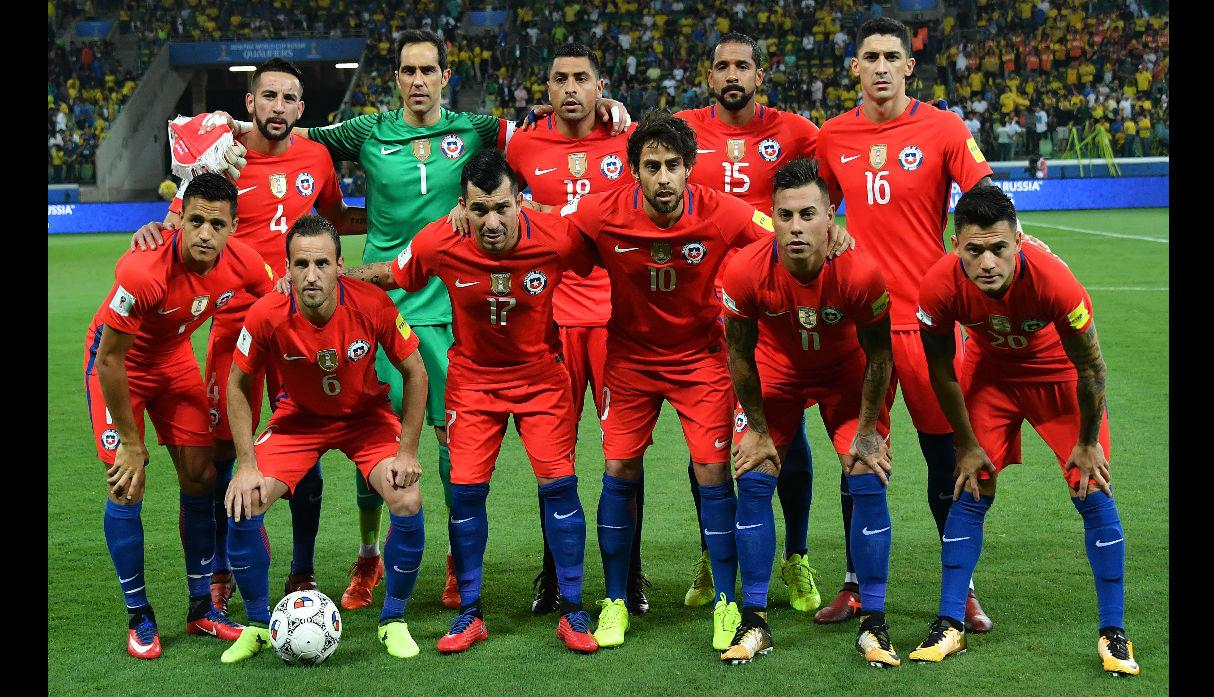
#> input picture 1. deteccionrostros/seleccion_chilena.jpeg, 1214 x 697 px
$ python detectorRostroPorFoto.py
#> lines starting #> are read from the running program, lines starting #| are printed output that depends on the picture; after the words box and inside, x2 and y2 are one past the last pixel; in counts of white or black regions, pixels touching at a corner belong together
import cv2
import numpy as np

clasificador = 'haarcascade_frontalface_default.xml'
imagen = 'seleccion_chilena.jpeg'

faceClassif = cv2.CascadeClassifier(clasificador)

image = cv2.imread(imagen)
#> image is the input picture: shape (697, 1214, 3); mean B, G, R 50.7, 71.6, 90.4
gray = cv2.cvtColor(image, cv2.COLOR_BGR2GRAY)
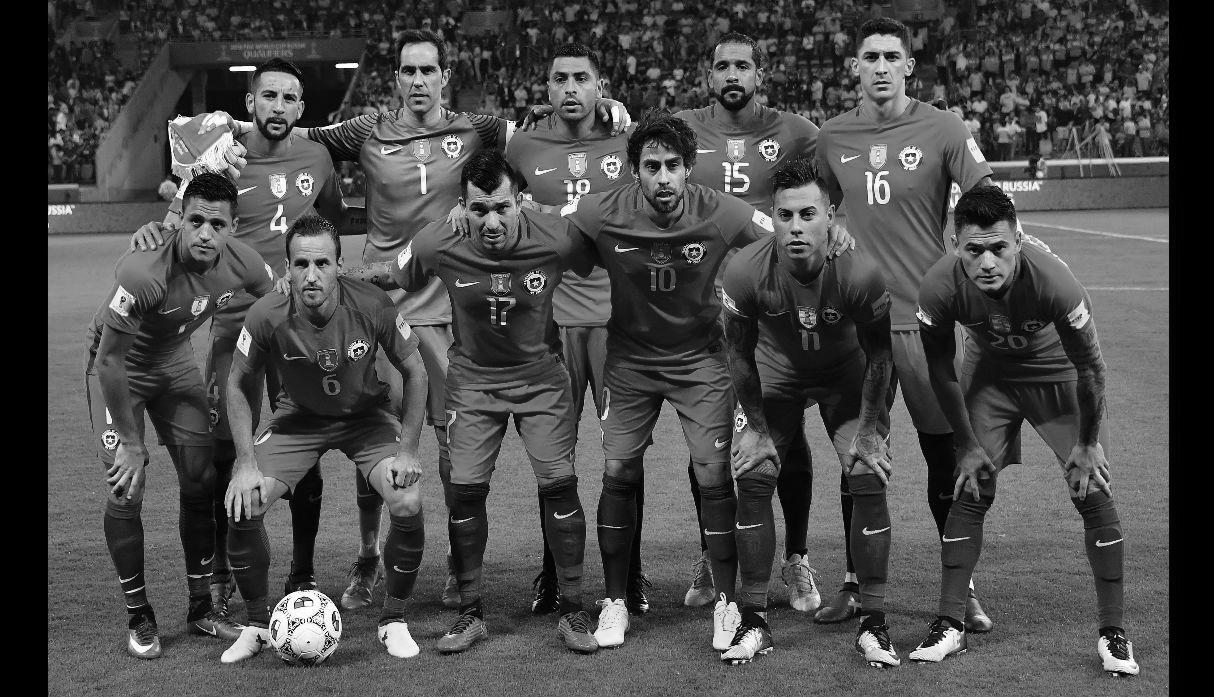
#> gray: shape (697, 1214); min 0, max 255, mean 74.8

faces = faceClassif.detectMultiScale(gray,
	scaleFactor=1.1,
	minNeighbors=5,
	minSize=(30,30),
	maxSize=(200,200))
#> faces = [[387, 46, 65, 65], [539, 53, 64, 64], [702, 43, 61, 61], [248, 73, 62, 62], [848, 32, 67, 67], [629, 140, 69, 69], [758, 184, 78, 78], [457, 184, 68, 68], [172, 197, 68, 68], [277, 237, 71, 71], [951, 223, 74, 74], [358, 417, 90, 90]]

for (x,y,w,h) in faces:
	cv2.rectangle(image,(x,y),(x+w,y+h),(0,255,0),2)
#> this loop made 12 passes
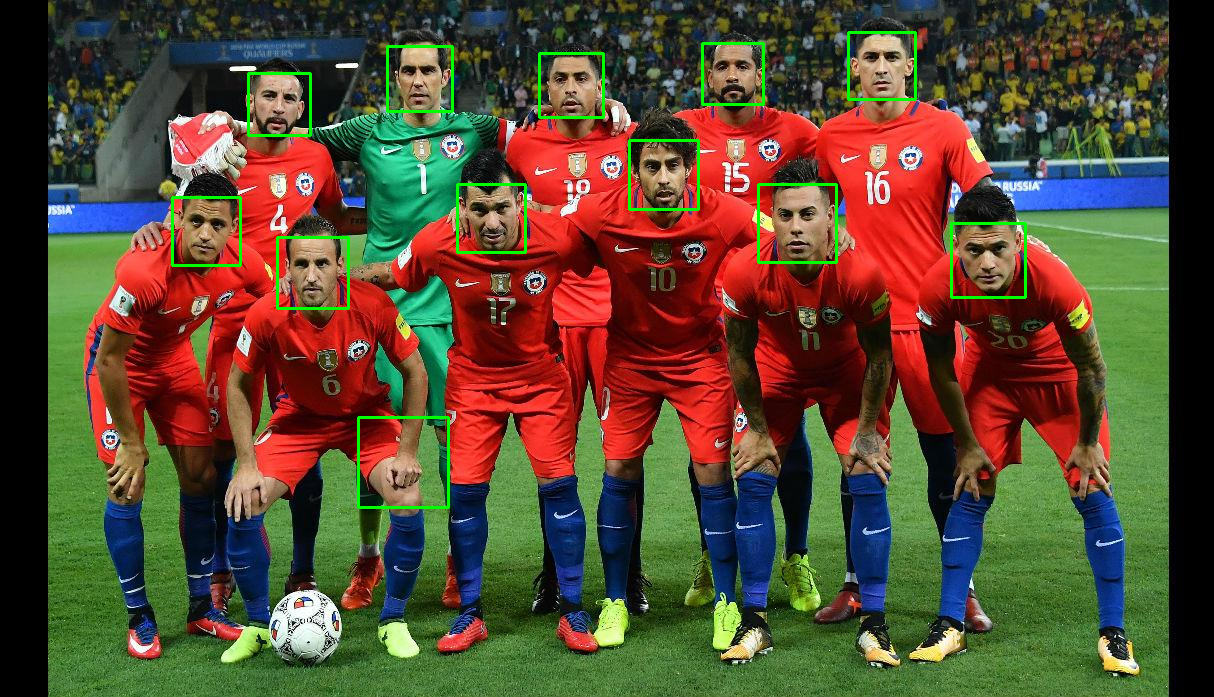
#> image: shape (697, 1214, 3); 1.18% of pixels changed, all inside (x1, y1, x2, y2) = (171, 31, 1027, 509)

cv2.imshow('image',image)
cv2.waitKey(0)
cv2.destroyAllWindows()

$ run again, with 1. deteccionrostros/oficina.png saved as 1. deteccionrostros/seleccion_chilena.jpeg
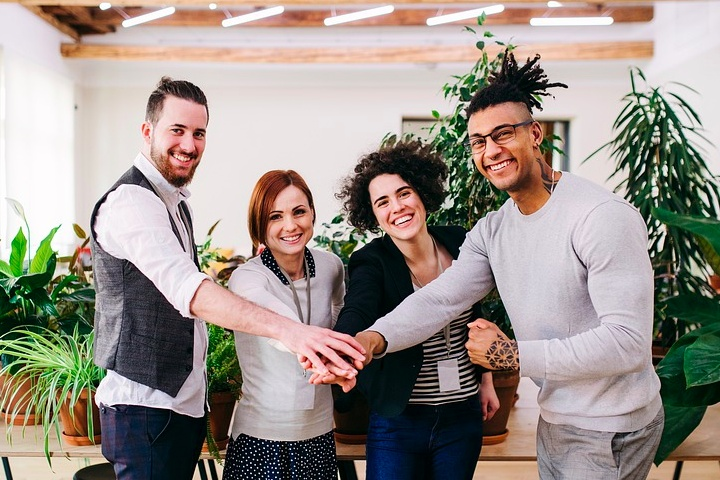
#> input picture 1. deteccionrostros/oficina.png, 720 x 480 px
#> image is the input picture: shape (480, 720, 3); mean B, G, R 138.4, 145.7, 155
#> `gray = cv2.cvtColor(image, cv2.COLOR_BGR2GRAY)`:
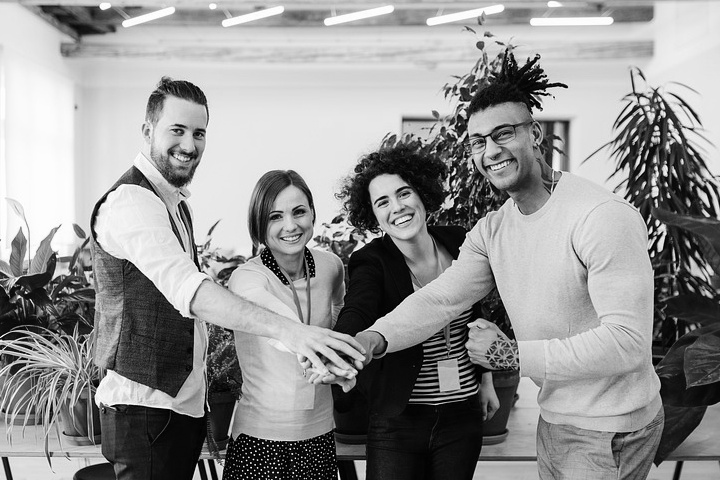
#> gray: shape (480, 720); min 0, max 255, mean 147.6
#> faces = [[259, 192, 59, 59], [153, 106, 69, 69], [362, 172, 62, 62], [301, 198, 59, 59], [457, 104, 82, 82]]
#> the loop `for (x,y,w,h) in faces:` made 5 passes
#> after the loop `for (x,y,w,h) in faces:`:
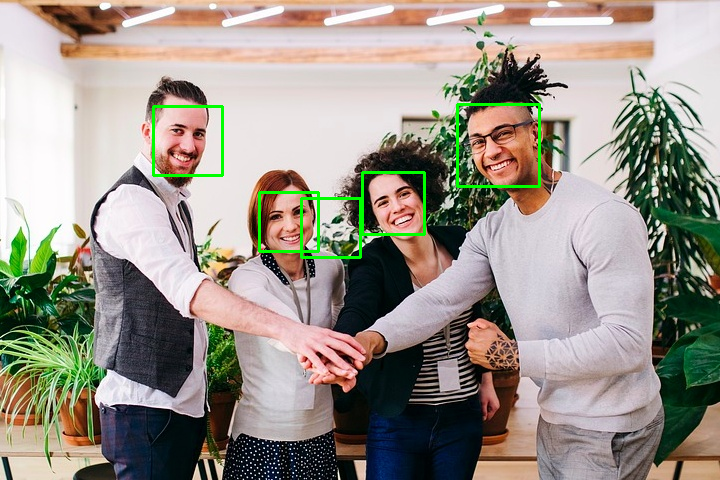
#> image: shape (480, 720, 3); 1.13% of pixels changed, all inside (x1, y1, x2, y2) = (152, 103, 541, 259)
